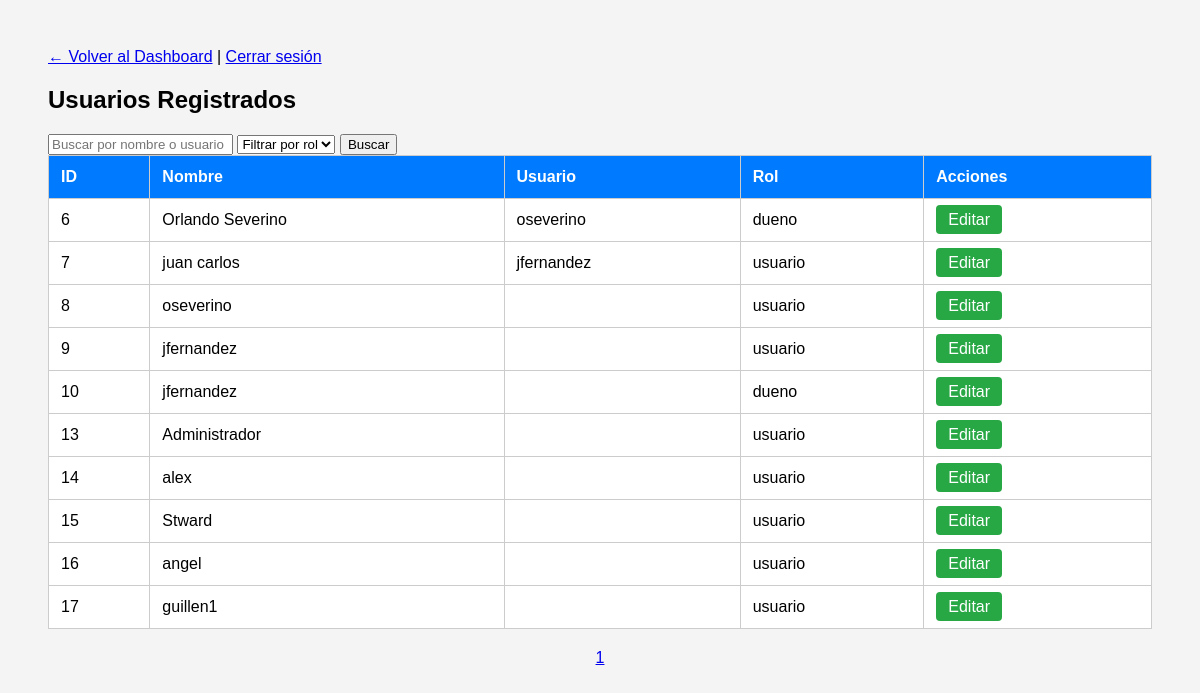
The page /funciones/usuarios.php (signed in) on the database its author committed.
### tables this page shows
CREATE TABLE `usuarios` (
  `id` int(11) NOT NULL,
  `nombre` varchar(100) DEFAULT NULL,
  `usuario` varchar(50) DEFAULT NULL,
  `contrasena` varchar(255) DEFAULT NULL,
  `rol` enum('usuario','dueno','admin','almacen') DEFAULT 'usuario'
);

### funciones/usuarios.php (the view, shortened to what this page needs)
<?php
include 'includes/conexion.php';
$rolFiltro = isset($_GET['rol']) ? $_GET['rol'] : '';
$busqueda = isset($_GET['busqueda']) ? $_GET['busqueda'] : '';
$limite = 10;
$pagina = isset($_GET['pagina']) ? intval($_GET['pagina']) : 1;
$offset = ($pagina - 1) * $limite;
$query = "SELECT * FROM usuarios WHERE 1=1 ";
$params = [];
$query .= " LIMIT ? OFFSET ?";
$params[] = $limite;
$params[] = $offset;
$stmt = $conexion->prepare($query);
if (!empty($params)) {
    $stmt->bind_param(str_repeat('s', count($params) - 2) . 'ii', ...$params);
}
$stmt->execute();
$resultado = $stmt->get_result();
$query_total = "SELECT COUNT(*) FROM usuarios WHERE 1=1";
$total = $conexion->query($query_total)->fetch_row()[0];
$totalPaginas = ceil($total / $limite);
?>
<!DOCTYPE html>
<html lang="es">
<head>
</head>
<body>
<div class="top-nav">
    <a href="dashboard.php">← Volver al Dashboard</a> |
    <a href="logout.php">Cerrar sesión</a>
</div>
<h2>Usuarios Registrados</h2>
<form method="GET">
    <input type="text" name="busqueda" value="<?= $busqueda ?>" placeholder="Buscar por nombre o usuario">
    <select name="rol">
        <option value="">Filtrar por rol</option>
    </select>
    <button type="submit">Buscar</button>
</form>
<table>
    <thead>
        <tr>
            <th>ID</th>
            <th>Nombre</th>
            <th>Usuario</th>
            <th>Rol</th>
            <th>Acciones</th>
        </tr>
    </thead>
    <tbody>
        <?php while ($fila = $resultado->fetch_assoc()) { ?>
            <tr>
                <td><?= $fila['id'] ?></td>
                <td><?= $fila['nombre'] ?></td>
                <td><?= $fila['usuario'] ?></td>
                <td><?= $fila['rol'] ?></td>
                <td>
                    <a class='btn editar' href='editar_usuario.php?id=<?= $fila['id'] ?>'>Editar</a>
                </td>
            </tr>
        <?php } ?>
    </tbody>
</table>
<div class="paginacion">
    <?php for ($i = 1; $i <= $totalPaginas; $i++) { ?>
        <a href="usuarios.php?pagina=<?= $i ?>&busqueda=<?= $busqueda ?>&rol=<?= $rolFiltro ?>"><?= $i ?></a>
    <?php } ?>
</div>
</body>
</html>

### funciones/usuarios.php (style rules this page uses)
body { font-family: Arial; padding: 40px; background-color: #f4f4f4; }
table { width: 100%; border-collapse: collapse; background: white; }
th, td { padding: 12px; border: 1px solid #ccc; text-align: left; }
th { background-color: #007bff; color: white; }
a.btn { padding: 6px 12px; text-decoration: none; color: white; border-radius: 4px; }
.editar { background-color: #28a745; }
.top-nav { margin-bottom: 20px; }
.paginacion { text-align: center; margin-top: 20px; }

### rows shown on the page
usuarios: id "6", nombre "Orlando Severino", usuario "oseverino", rol "dueno"
usuarios: id "7", nombre "juan carlos", usuario "jfernandez", rol "usuario"
usuarios: id "8", nombre "oseverino", rol "usuario"
usuarios: id "9", nombre "jfernandez", rol "usuario"
usuarios: id "10", nombre "jfernandez", rol "dueno"
usuarios: id "13", nombre "Administrador", rol "usuario"
usuarios: id "14", nombre "alex", rol "usuario"
usuarios: id "15", nombre "Stward", rol "usuario"
usuarios: id "16", nombre "angel", rol "usuario"
usuarios: id "17", nombre "guillen1", rol "usuario"
